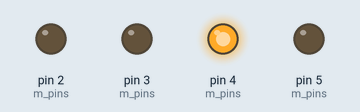
Recording of a sketch running on a simulated Arduino Nano, built with avr-gcc and run on an emulated ATmega328P. On the bench: output pins drawn as LEDs (lit = HIGH). What the sketch prints to the serial monitor is not drawn.

Above: at 0.1 s.
At 1.1 s:
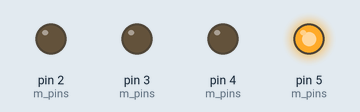
At 2.1 s:
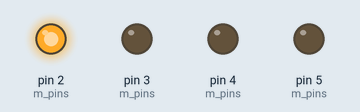
At 3.1 s:
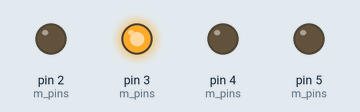
At 4.1 s:
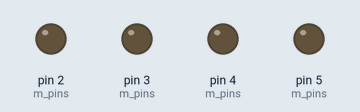
Timing chart, 0 to 5.6 s (numbered marks = the images above):
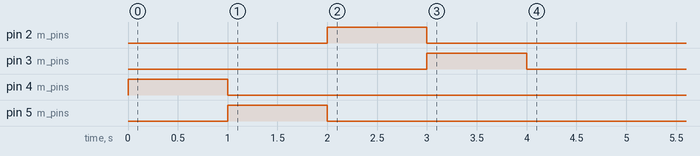

The sketch:

Motor.ino
```cpp
// ----------------------------------------------------------------
// Arduino Nano Metro Simulator
// ----------------------------------------------------------------

int m1_clockwise = 2;
int m1_counterclockwise = 3;
int m2_clockwise = 4;
int m2_counterclockwise = 5;

int m_pins[] = {m2_clockwise, m2_counterclockwise, m1_clockwise, m1_counterclockwise};

void setup() {

  Serial.begin(9600);
  Serial.println("Program has begun.");

  //initialize pins
  for (int i = 0; i < size(m_pins); i++) {
      pinMode(m_pins[i], OUTPUT);
  }

  for (int i = 0; i < size(m_pins); i++) {
      digitalWrite(m_pins[i], HIGH);
      delay(1000);
      digitalWrite(m_pins[i], LOW);
  }
}

void loop() {
  /*for (int i = 0; i < size(m_pins); i++) {
      digitalWrite(m_pins[i], HIGH);
      delay(1000);
      digitalWrite(m_pins[i], LOW);
  }  */
}

int size(int beat[]) {
  // You need to pass the size of the array explicitly when calling this function
  return sizeof(m_pins) / sizeof(m_pins[0]);
}
```
